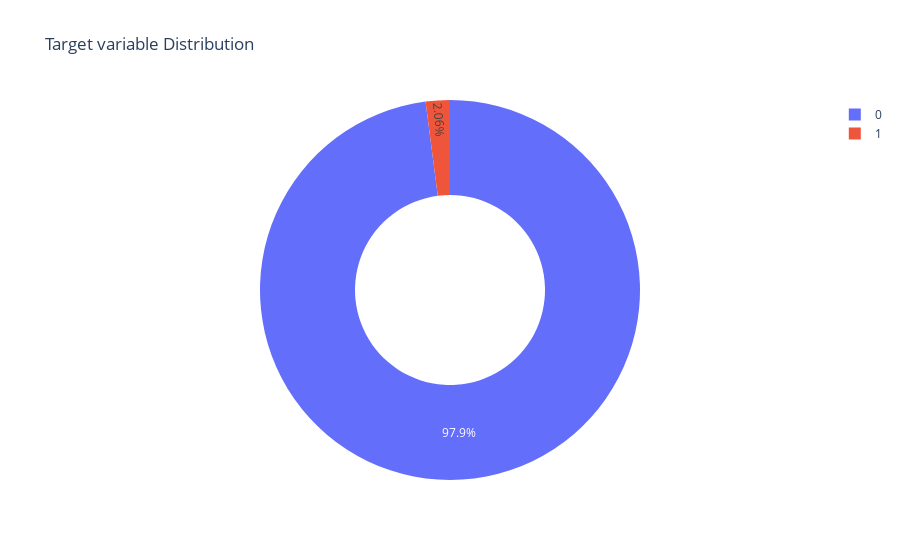

Notebook cell for this chart:
### Code cell
class_target = data['Class'].value_counts()
fig = px.pie(data,names=class_target.index, values=class_target.values ,title='Target variable Distribution',hole=0.5)
fig.show()

### Figure 1 — Plotly figure (JSON) as saved in the notebook; plotly's stock layout.template omitted (floating-point values rounded to 4 significant figures)
{"data": [{"domain": {"x": [0, 1], "y": [0, 1]}, "hole": 0.5, "hovertemplate": "label=%{label}<br>value=%{value}<extra></extra>", "labels": [0, 1], "legendgroup": "", "name": "", "showlegend": true, "type": "pie", "values": [14679, 308]}], "layout": {"legend": {"tracegroupgap": 0}, "title": {"text": "Target variable Distribution"}}}
